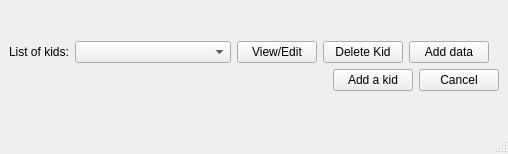
<?xml version="1.0" encoding="UTF-8"?>
<ui version="4.0">
 <class>MainWindow</class>
 <widget class="QMainWindow" name="MainWindow">
  <property name="geometry">
   <rect>
    <x>0</x>
    <y>0</y>
    <width>508</width>
    <height>154</height>
   </rect>
  </property>
  <property name="windowTitle">
   <string>User data</string>
  </property>
  <widget class="QWidget" name="centralwidget">
   <layout class="QVBoxLayout" name="verticalLayout">
    <item>
     <spacer name="verticalSpacer_2">
      <property name="orientation">
       <enum>Qt::Vertical</enum>
      </property>
      <property name="sizeHint" stdset="0">
       <size>
        <width>20</width>
        <height>40</height>
       </size>
      </property>
     </spacer>
    </item>
    <item>
     <layout class="QHBoxLayout" name="horizontalLayout">
      <item>
       <widget class="QLabel" name="label">
        <property name="sizePolicy">
         <sizepolicy hsizetype="Fixed" vsizetype="Fixed">
          <horstretch>0</horstretch>
          <verstretch>0</verstretch>
         </sizepolicy>
        </property>
        <property name="font">
         <font>
          <pointsize>9</pointsize>
         </font>
        </property>
        <property name="text">
         <string>List of kids:</string>
        </property>
       </widget>
      </item>
      <item>
       <widget class="QComboBox" name="comboBox">
        <property name="font">
         <font>
          <pointsize>9</pointsize>
         </font>
        </property>
       </widget>
      </item>
      <item>
       <widget class="QPushButton" name="view_edit_pushButton">
        <property name="sizePolicy">
         <sizepolicy hsizetype="Fixed" vsizetype="Fixed">
          <horstretch>0</horstretch>
          <verstretch>0</verstretch>
         </sizepolicy>
        </property>
        <property name="font">
         <font>
          <pointsize>9</pointsize>
         </font>
        </property>
        <property name="focusPolicy">
         <enum>Qt::NoFocus</enum>
        </property>
        <property name="text">
         <string>View/Edit</string>
        </property>
       </widget>
      </item>
      <item>
       <widget class="QPushButton" name="delete_pushButton">
        <property name="sizePolicy">
         <sizepolicy hsizetype="Fixed" vsizetype="Fixed">
          <horstretch>0</horstretch>
          <verstretch>0</verstretch>
         </sizepolicy>
        </property>
        <property name="font">
         <font>
          <pointsize>9</pointsize>
         </font>
        </property>
        <property name="focusPolicy">
         <enum>Qt::NoFocus</enum>
        </property>
        <property name="text">
         <string>Delete Kid</string>
        </property>
       </widget>
      </item>
      <item>
       <widget class="QPushButton" name="data_kid_button">
        <property name="sizePolicy">
         <sizepolicy hsizetype="Fixed" vsizetype="Fixed">
          <horstretch>0</horstretch>
          <verstretch>0</verstretch>
         </sizepolicy>
        </property>
        <property name="font">
         <font>
          <pointsize>9</pointsize>
         </font>
        </property>
        <property name="focusPolicy">
         <enum>Qt::NoFocus</enum>
        </property>
        <property name="text">
         <string>Add data</string>
        </property>
       </widget>
      </item>
      <item>
       <spacer name="horizontalSpacer_2">
        <property name="orientation">
         <enum>Qt::Horizontal</enum>
        </property>
        <property name="sizeType">
         <enum>QSizePolicy::Fixed</enum>
        </property>
        <property name="sizeHint" stdset="0">
         <size>
          <width>10</width>
          <height>20</height>
         </size>
        </property>
       </spacer>
      </item>
     </layout>
    </item>
    <item>
     <layout class="QHBoxLayout" name="horizontalLayout_3">
      <item>
       <spacer name="horizontalSpacer_3">
        <property name="orientation">
         <enum>Qt::Horizontal</enum>
        </property>
        <property name="sizeHint" stdset="0">
         <size>
          <width>40</width>
          <height>20</height>
         </size>
        </property>
       </spacer>
      </item>
      <item>
       <widget class="QPushButton" name="add_Button">
        <property name="sizePolicy">
         <sizepolicy hsizetype="Fixed" vsizetype="Fixed">
          <horstretch>0</horstretch>
          <verstretch>0</verstretch>
         </sizepolicy>
        </property>
        <property name="font">
         <font>
          <pointsize>9</pointsize>
         </font>
        </property>
        <property name="focusPolicy">
         <enum>Qt::NoFocus</enum>
        </property>
        <property name="text">
         <string>Add a kid</string>
        </property>
       </widget>
      </item>
      <item>
       <widget class="QPushButton" name="cancel_pushButton">
        <property name="font">
         <font>
          <pointsize>9</pointsize>
         </font>
        </property>
        <property name="focusPolicy">
         <enum>Qt::NoFocus</enum>
        </property>
        <property name="text">
         <string>Cancel</string>
        </property>
       </widget>
      </item>
     </layout>
    </item>
    <item>
     <spacer name="verticalSpacer">
      <property name="orientation">
       <enum>Qt::Vertical</enum>
      </property>
      <property name="sizeHint" stdset="0">
       <size>
        <width>20</width>
        <height>40</height>
       </size>
      </property>
     </spacer>
    </item>
   </layout>
  </widget>
  <widget class="QMenuBar" name="menubar">
   <property name="geometry">
    <rect>
     <x>0</x>
     <y>0</y>
     <width>508</width>
     <height>26</height>
    </rect>
   </property>
  </widget>
  <widget class="QStatusBar" name="statusbar"/>
 </widget>
 <resources/>
 <connections/>
</ui>
